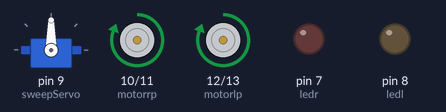
Bench run of a sketch on a simulated Arduino Uno, built with avr-gcc and run on an emulated ATmega328P. Parts: servo, motor-driver pin pairs drawn as motors (green arrow = first pin HIGH = forward, orange = second pin HIGH = backward, longer = more drive), output pins drawn as LEDs (lit = HIGH).

Above: at 0.1 s.
At 3.6 s:
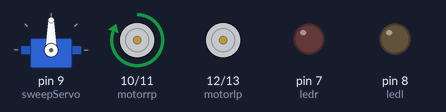
At 15.1 s:
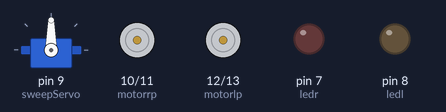
At 35.1 s:
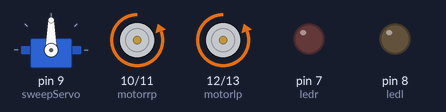
Timing chart, 0 to 40.0 s (numbered marks = the images above):
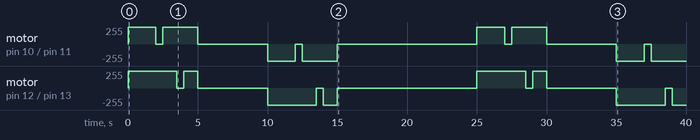

Measured:
- by itself, motor on pin 10 (motorrp) / pin 11 (motorrn): stopped → forward 255/255 at 0.00 s, → stopped 2.0 s later, → forward 255/255 0.50 s later, → stopped 2.5 s later, … (15 changes in this stretch)
- by itself, motor on pin 12 (motorlp) / pin 13 (motorln): stopped → forward 255/255 at 0.00 s, → stopped 3.5 s later, → forward 255/255 0.50 s later, → stopped 1.0 s later, … (15 changes in this stretch)

The sketch:

lunar-rover-test1.ino
```cpp
// Necessary libraries: Servo
#include <Servo.h>

const int motorrp = 10;
const int motorrn = 11;
const int motorlp = 12;
const int motorln = 13;
const int trig = 5;
const int echo = 6;
const int ledr = 7;
const int ledl = 8;

Servo sweepServo;

void setup() {
    pinMode(motorrp, OUTPUT);
    pinMode(motorrn, OUTPUT);
    pinMode(motorlp, OUTPUT);
    pinMode(motorln, OUTPUT);
    pinMode(ledr, OUTPUT);
    pinMode(ledl, OUTPUT);
    sweepServo.attach(9);
    sweepServo.write(90);

}

void loop() {
    digitalWrite(motorrp, HIGH);
    digitalWrite(motorlp, HIGH);
    digitalWrite(motorrn, LOW);
    digitalWrite(motorln, LOW);
    delay(2000);
    digitalWrite(motorrp, LOW);
    delay(500);
    digitalWrite(motorrp, HIGH);
    delay(1000);
    digitalWrite(motorlp, LOW);
    delay(500);
    digitalWrite(motorlp, HIGH);
    delay(1000);
    digitalWrite(motorrp, LOW);
    digitalWrite(motorlp, LOW);
    delay(5000);
    digitalWrite(motorrn, HIGH);
    digitalWrite(motorln, HIGH);
    delay(2000);
    digitalWrite(motorrn, LOW);
    delay(500);
    digitalWrite(motorrn, HIGH);
    delay(1000);
    digitalWrite(motorln, LOW);
    delay(500);
    digitalWrite(motorln, HIGH);
    delay(1000);
    digitalWrite(motorrn, LOW);
    digitalWrite(motorln, LOW);
    delay(10000);

}
```
